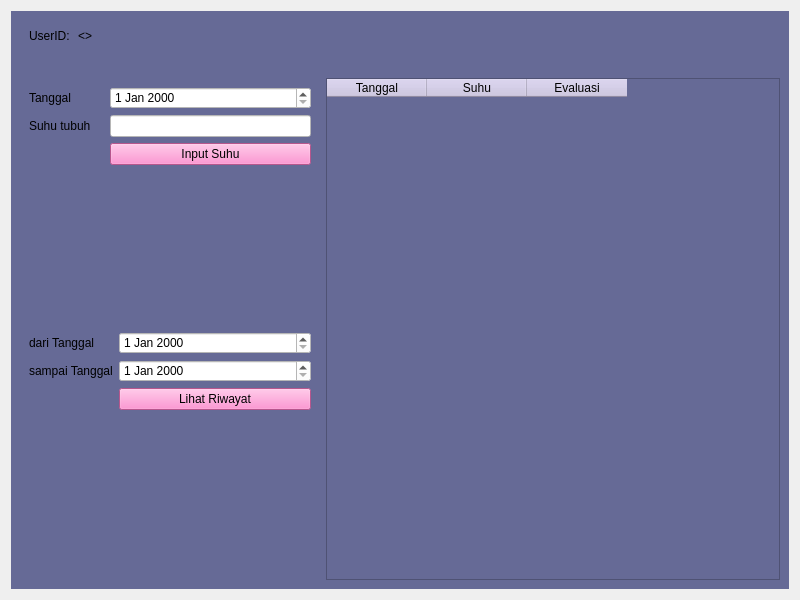
<?xml version="1.0" encoding="UTF-8"?>
<ui version="4.0">
 <class>Form</class>
 <widget class="QWidget" name="Form">
  <property name="geometry">
   <rect>
    <x>0</x>
    <y>0</y>
    <width>800</width>
    <height>600</height>
   </rect>
  </property>
  <property name="minimumSize">
   <size>
    <width>800</width>
    <height>600</height>
   </size>
  </property>
  <property name="windowTitle">
   <string>Form</string>
  </property>
  <layout class="QGridLayout" name="gridLayout">
   <item row="0" column="0">
    <widget class="QWidget" name="widget" native="true">
     <property name="styleSheet">
      <string notr="true">background-color: #666a96;</string>
     </property>
     <layout class="QGridLayout" name="gridLayout_2">
      <item row="0" column="0">
       <widget class="QFrame" name="">
        <property name="maximumSize">
         <size>
          <width>110</width>
          <height>16777215</height>
         </size>
        </property>
        <layout class="QHBoxLayout" name="horizontalLayout">
         <item>
          <widget class="QLabel" name="label">
           <property name="text">
            <string>UserID:</string>
           </property>
          </widget>
         </item>
         <item>
          <widget class="QLabel" name="userid">
           <property name="text">
            <string>&lt;&lt;userid&gt;&gt;</string>
           </property>
          </widget>
         </item>
        </layout>
       </widget>
      </item>
      <item row="1" column="0">
       <widget class="QLabel" name="message">
        <property name="text">
         <string/>
        </property>
       </widget>
      </item>
      <item row="2" column="0">
       <layout class="QHBoxLayout" name="horizontalLayout_2">
        <item>
         <widget class="QFrame" name="">
          <property name="maximumSize">
           <size>
            <width>300</width>
            <height>16777215</height>
           </size>
          </property>
          <layout class="QVBoxLayout" name="verticalLayout">
           <item>
            <layout class="QFormLayout" name="formLayout">
             <item row="1" column="0">
              <widget class="QLabel" name="inputSuhuLabel">
               <property name="minimumSize">
                <size>
                 <width>75</width>
                 <height>0</height>
                </size>
               </property>
               <property name="text">
                <string>Suhu tubuh</string>
               </property>
              </widget>
             </item>
             <item row="1" column="1">
              <widget class="QLineEdit" name="inputSuhuLineEdit">
               <property name="styleSheet">
                <string notr="true">background-color: rgb(255, 255, 255)</string>
               </property>
              </widget>
             </item>
             <item row="2" column="1">
              <widget class="QPushButton" name="submitSuhu">
               <property name="styleSheet">
                <string notr="true">background-color: #ff79c6</string>
               </property>
               <property name="text">
                <string>Input Suhu</string>
               </property>
              </widget>
             </item>
             <item row="0" column="0">
              <widget class="QLabel" name="inputTanggalLabel">
               <property name="minimumSize">
                <size>
                 <width>75</width>
                 <height>0</height>
                </size>
               </property>
               <property name="text">
                <string>Tanggal</string>
               </property>
              </widget>
             </item>
             <item row="0" column="1">
              <widget class="QDateEdit" name="inputTanggalDateEdit">
               <property name="styleSheet">
                <string notr="true">background-color: rgb(255, 255, 255)</string>
               </property>
              </widget>
             </item>
            </layout>
           </item>
           <item>
            <layout class="QFormLayout" name="formLayout_2">
             <item row="0" column="0">
              <widget class="QLabel" name="dariTanggalLabel">
               <property name="minimumSize">
                <size>
                 <width>75</width>
                 <height>0</height>
                </size>
               </property>
               <property name="text">
                <string>dari Tanggal</string>
               </property>
              </widget>
             </item>
             <item row="0" column="1">
              <widget class="QDateEdit" name="dariTanggalDateEdit">
               <property name="styleSheet">
                <string notr="true">background-color: rgb(255, 255, 255)</string>
               </property>
              </widget>
             </item>
             <item row="1" column="0">
              <widget class="QLabel" name="sampaiTanggalLabel">
               <property name="minimumSize">
                <size>
                 <width>75</width>
                 <height>0</height>
                </size>
               </property>
               <property name="text">
                <string>sampai Tanggal</string>
               </property>
              </widget>
             </item>
             <item row="1" column="1">
              <widget class="QDateEdit" name="sampaiTanggalDateEdit">
               <property name="styleSheet">
                <string notr="true">background-color: rgb(255, 255, 255)</string>
               </property>
              </widget>
             </item>
             <item row="2" column="1">
              <widget class="QPushButton" name="lihatRiwayat">
               <property name="styleSheet">
                <string notr="true">background-color: #ff79c6</string>
               </property>
               <property name="text">
                <string>Lihat Riwayat</string>
               </property>
              </widget>
             </item>
            </layout>
           </item>
          </layout>
         </widget>
        </item>
        <item>
         <widget class="QTableWidget" name="tableWidget">
          <property name="styleSheet">
           <string notr="true">QHeaderView::section { background-color:#cbc3e3 }</string>
          </property>
          <column>
           <property name="text">
            <string>Tanggal</string>
           </property>
          </column>
          <column>
           <property name="text">
            <string>Suhu</string>
           </property>
          </column>
          <column>
           <property name="text">
            <string>Evaluasi</string>
           </property>
          </column>
         </widget>
        </item>
       </layout>
      </item>
     </layout>
    </widget>
   </item>
  </layout>
 </widget>
 <resources/>
 <connections/>
</ui>
